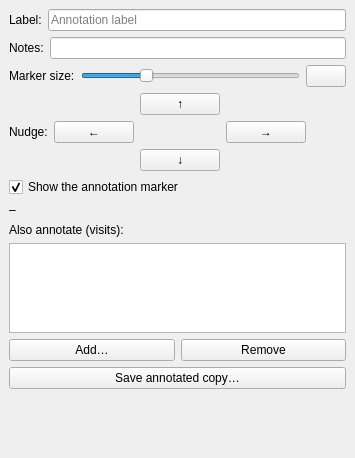
<?xml version="1.0" encoding="UTF-8"?>
<!--
  UFE Annotate tab (ADR-044): click-to-place AIJ-compatible annotations
  on the plate. Loaded by gui/ufe_annotate_tab.py through
  gui/ui_loader.py. The colour button's text is the current hex colour
  (data, set in code); everything else is structure (ADR-005).
-->
<ui version="4.0">
 <class>UfeAnnotateTab</class>
 <widget class="QWidget" name="UfeAnnotateTab">
  <layout class="QVBoxLayout" name="vbox_annotate"><property name="leftMargin"><number>9</number></property><property name="topMargin"><number>9</number></property><property name="rightMargin"><number>9</number></property><property name="bottomMargin"><number>9</number></property>
   <item>
    <layout class="QHBoxLayout" name="row_label">
     <property name="layoutStretch"><string notr="true">0,1</string></property>
     <item><widget class="QLabel" name="lbl_label"><property name="text"><string>Label:</string></property></widget></item>
     <item><widget class="QLineEdit" name="edit_label"><property name="placeholderText"><string>Annotation label</string></property></widget></item>
    </layout>
   </item>
   <item>
    <layout class="QHBoxLayout" name="row_notes">
     <property name="layoutStretch"><string notr="true">0,1</string></property>
     <item><widget class="QLabel" name="lbl_notes"><property name="text"><string>Notes:</string></property></widget></item>
     <item><widget class="QLineEdit" name="edit_notes"/></item>
    </layout>
   </item>
   <item>
    <layout class="QHBoxLayout" name="row_marker">
     <property name="layoutStretch"><string notr="true">0,1,0</string></property>
     <item><widget class="QLabel" name="lbl_marker_size"><property name="text"><string>Marker size:</string></property></widget></item>
     <item><widget class="QSlider" name="sld_marker"><property name="orientation"><enum>Qt::Horizontal</enum></property><property name="minimum"><number>2</number></property><property name="maximum"><number>30</number></property><property name="value"><number>10</number></property></widget></item>
     <item><widget class="QPushButton" name="btn_color"><property name="text"><string/></property></widget></item>
    </layout>
   </item>
   <item>
    <layout class="QHBoxLayout" name="row_nudge">
     <item><widget class="QLabel" name="lbl_nudge_title"><property name="text"><string>Nudge:</string></property><property name="toolTip"><string>Move the marker in 0.5 px steps; the marker follows at once (or click the image)</string></property></widget></item>
     <item>
      <layout class="QGridLayout" name="grid_nudge">
       <item row="0" column="1"><widget class="QPushButton" name="btn_up"><property name="text"><string>↑</string></property><property name="toolTip"><string>Move the marker up 0.5 px</string></property></widget></item>
       <item row="1" column="0"><widget class="QPushButton" name="btn_left"><property name="text"><string>←</string></property><property name="toolTip"><string>Move the marker left 0.5 px</string></property></widget></item>
       <item row="1" column="1"><widget class="QLabel" name="lbl_nudge"><property name="text"><string/></property><property name="alignment"><set>Qt::AlignCenter</set></property><property name="minimumSize"><size><width>70</width><height>0</height></size></property></widget></item>
       <item row="1" column="2"><widget class="QPushButton" name="btn_right"><property name="text"><string>→</string></property><property name="toolTip"><string>Move the marker right 0.5 px</string></property></widget></item>
       <item row="2" column="1"><widget class="QPushButton" name="btn_down"><property name="text"><string>↓</string></property><property name="toolTip"><string>Move the marker down 0.5 px</string></property></widget></item>
      </layout>
     </item>
     <item>
      <spacer name="hsp_nudge">
       <property name="orientation"><enum>Qt::Horizontal</enum></property>
       <property name="sizeHint" stdset="0"><size><width>40</width><height>20</height></size></property>
      </spacer>
     </item>
    </layout>
   </item>
   <item>
    <layout class="QHBoxLayout" name="row_show_marker">
     <item><widget class="QCheckBox" name="chk_marker"><property name="text"><string>Show the annotation marker</string></property><property name="toolTip"><string>Show the annotation marker on the plate (screen only; the annotation is still saved)</string></property><property name="checked"><bool>true</bool></property></widget></item>
    </layout>
   </item>
   <item><widget class="QLabel" name="lbl_position"><property name="text"><string notr="true">–</string></property><property name="wordWrap"><bool>true</bool></property></widget></item>
   <item><widget class="QLabel" name="lbl_extra"><property name="text"><string>Also annotate (visits):</string></property></widget></item>
   <item><widget class="QListWidget" name="lst_extra"><property name="maximumSize"><size><width>16777215</width><height>90</height></size></property></widget></item>
   <item>
    <layout class="QHBoxLayout" name="row_extra">
     <item><widget class="QPushButton" name="btn_add"><property name="text"><string>Add…</string></property></widget></item>
     <item><widget class="QPushButton" name="btn_remove"><property name="text"><string>Remove</string></property></widget></item>
    </layout>
   </item>
   <item><widget class="QPushButton" name="btn_save"><property name="text"><string>Save annotated copy…</string></property></widget></item>
   <item><widget class="QLabel" name="lbl_status"><property name="visible"><bool>false</bool></property><property name="text"><string/></property><property name="wordWrap"><bool>true</bool></property></widget></item>
   <item><spacer name="vsp_annotate"><property name="orientation"><enum>Qt::Vertical</enum></property><property name="sizeHint" stdset="0"><size><width>20</width><height>40</height></size></property></spacer></item>
  </layout>
 </widget>
 <resources/>
 <connections/>
</ui>
